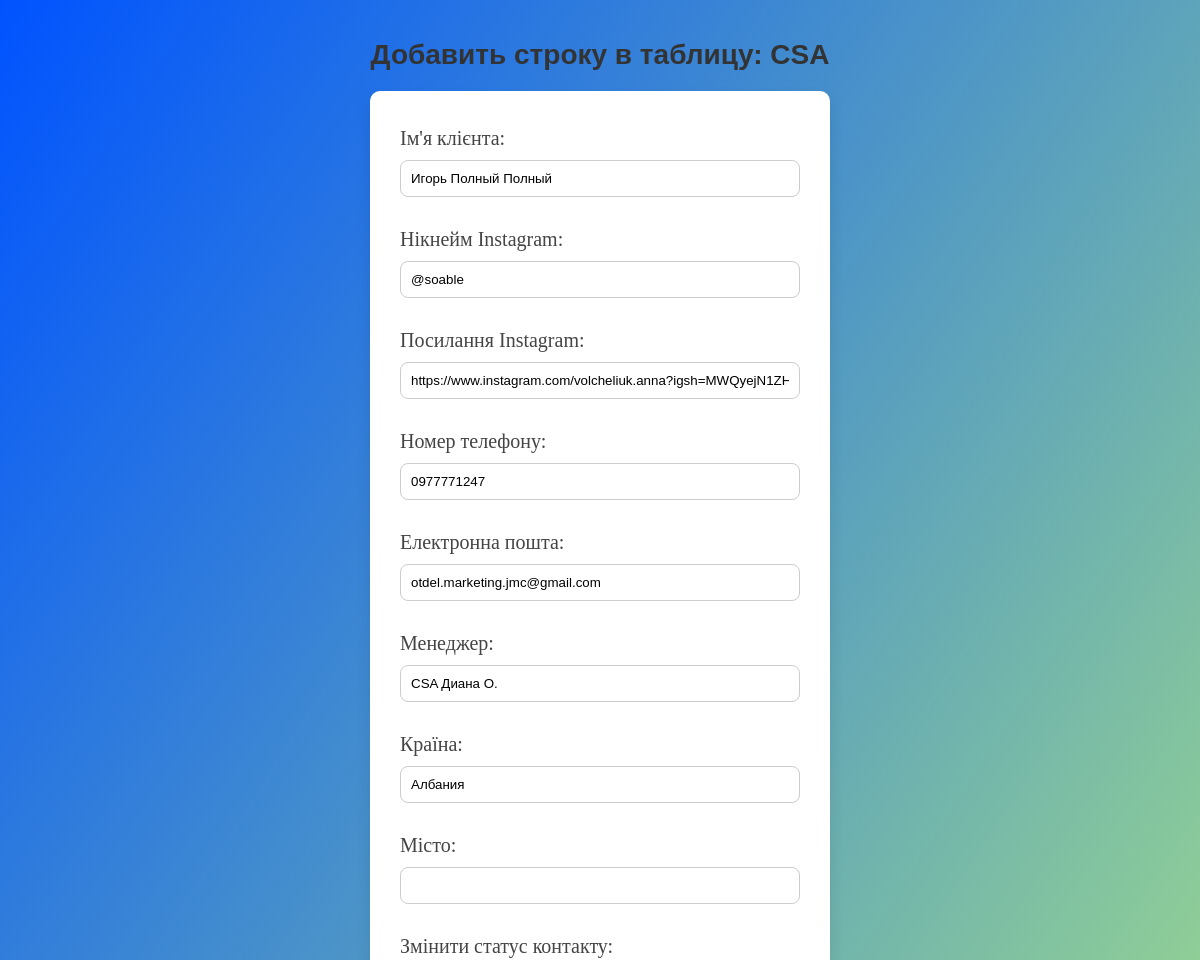
Before: /clients/tables/41/edit/25748/ (signed in, upper part) with the older database file.
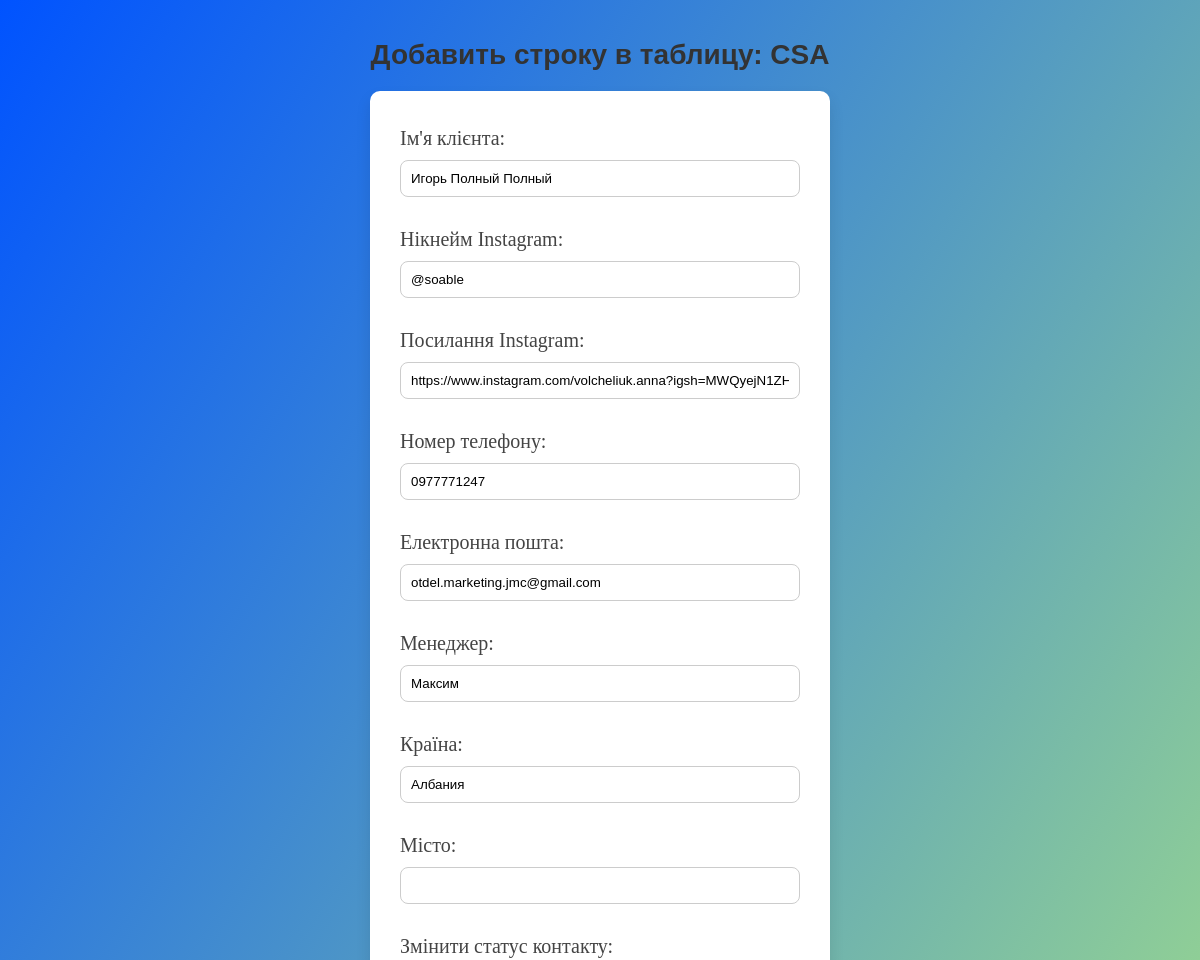
After: the same page with the newer database file.
### clients/models.py (models this page shows, shortened)
class CustomRow(models.Model):
    STATUS_CHOICES = [
        ('lead', 'Лид'),
        ('client', 'Клиент'),
        ('customer', 'Заказчик'),
    ]
    CONTACT_CHOICES = [
        ('contact_1', 'Контакт 1'),
        ('contact_2', 'Контакт 2'),
        ('contact_3', 'Контакт 3'),
        ('contact_4', 'Контакт 4'),
    ]
    PRIORITY_CHOICES = [
        ('low', 'Низкий'),
        ('medium', 'Средний'),
        ('high', 'Высокий'),
    ]
    status = models.CharField(
        max_length=50,
        choices=STATUS_CHOICES,
        default='lead',
        blank=True,
        null=True
    )
    contact = models.CharField(
        max_length=10,
        choices=CONTACT_CHOICES,
        blank=True,
        null=True
    )
    priority = models.CharField(
        max_length=12,
        choices=PRIORITY_CHOICES,
        default='low',
        blank=True,
        null=True
    )
    change_status_contact = models.CharField(
    max_length=10,
    choices=CONTACT_CHOICES,  # 👈 Добавляем `choices`
    blank=True,
    null=True
    )
    table = models.ForeignKey(CustomTable, on_delete=models.CASCADE, related_name="rows", null=False, blank=False)
    name = models.CharField(max_length=255,blank=True, null=True)  # Имя клиента
    instagram_username = models.CharField(max_length=40, blank=True, null=True)  # Никнейм Instagram
    instagram_link = models.URLField(blank=True, null=True)  # Ссылка Instagram
    phone_number = models.CharField(max_length=20, blank=True, null=True)  # Номер телефона
    email = models.EmailField(max_length=255, blank=True, null=True, verbose_name='Електронна пошта')
    manager = models.CharField(max_length=255,blank=True, null=True)  # Менеджер (обязательное)
    country = models.CharField(max_length=255, blank=True, null=True)  # Поле страны
    city = models.CharField(max_length=255, blank=True, null=True)  # Поле города
    status = models.CharField(max_length=50, blank=True, null=True, choices=[
        ('lead', 'Лид'),
        ('client', 'Клиент'),
        ('customer', 'Заказчик')
    ], default='lead')
    deal_amount = models.DecimalField(max_digits=10, decimal_places=2, blank=True, null=True)
    deal_amount_currency = models.CharField(max_length=3, choices=[('UAH', 'UAH'), ('USD', 'USD'), ('EUR', 'EUR')], default='UAH')
    paid_amount = models.DecimalField(max_digits=10, decimal_places=2, blank=True, null=True)
    paid_amount_currency = models.CharField(max_length=3, choices=[('UAH', 'UAH'), ('USD', 'USD'), ('EUR', 'EUR')], default='UAH')
    expected_profit = models.DecimalField(max_digits=10, decimal_places=2, blank=True, null=True)
    expected_profit_currency = models.CharField(max_length=3, choices=[('UAH', 'UAH'), ('USD', 'USD'), ('EUR', 'EUR')], default='UAH')
    contact = models.CharField(max_length=10, blank=True, null=True, choices=[
        ('contact_1', 'Контакт 1'),
        ('contact_2', 'Контакт 2'),
        ('contact_3', 'Контакт 3'),
        ('contact_4', 'Контакт 4'),
    ])
    change_status_contact = models.CharField(max_length=10, blank=True, null=True, choices=[
        ('contact_1', 'Контакт 1'),
        ('contact_2', 'Контакт 2'),
        ('contact_3', 'Контакт 3'),
        ('contact_4', 'Контакт 4'),
    ])
    priority = models.CharField(
        max_length=12,
        choices=[
            ('low', 'Низький'),
            ('medium', 'Середній'),
            ('high', 'Високий'),
        ],
        default='low',  # Значение по умолчанию
        verbose_name='Пріоритет'
    )
    record_date = models.DateTimeField(blank=True, null=True)  # Дата записи
    due_date = models.DateTimeField(blank=True, null=True)  # Срок выполнения
    inquiry_date = models.DateTimeField(blank=True, null=True)  # Дата обращения
    additional_data = models.JSONField(default=dict, blank=True)  # Для хранения уникальных данных
    last_updated = models.DateTimeField(auto_now=True)  # Последнее изменение
    updated_by = models.ManyToManyField(
    User,
    blank=True,
    related_name='updated_rows',
    verbose_name="Змінено користувачем"
    )
    manually_updated = models.BooleanField(
        default=False,
        verbose_name="Ручное изменение"
    )

### clients/views.py (the view)
# urls.py: path('tables/<int:table_id>/edit/<int:row_id>/', views.edit_row, name='edit_row'),  # Редактировать строку
@login_required
def edit_row(request, table_id, row_id):
    table = get_object_or_404(CustomTable, id=table_id)
    row = get_object_or_404(CustomRow, id=row_id, table=table)
    if request.method == "POST":
        if not request.user.is_authenticated:
            raise PermissionDenied("Вы должны быть авторизованы для выполнения этого действия.")
        form = CustomRowForm(request.POST, table=table, instance=row, user=request.user)
        if form.is_valid():
            row = form.save(commit=False, user=request.user) # Сохраняем объект без коммита
            row.save()  # Сохраняем строку в базе данных
            return redirect('custom_row_list', table_id=table.id)
        else:
            print("Ошибки формы:", form.errors)
            print("Form errors:", form.errors)
    else:
        form = CustomRowForm(table=table, instance=row, user=request.user)
    return render(
        request,
        'clients/custom_row_form.html',
        {'form': form, 'table': table, 'row': row}
    )

### clients/templates/clients/custom_row_form.html (shortened to what this page needs)
{% load static %}
<!DOCTYPE html>
<html lang="uk">
<head>
    <link rel="stylesheet" href="{% static 'css/tableform.css' %}">
</head>
<body>
    <h1>Добавить строку в таблицу: {{ table.name }}</h1>
    <form method="POST" class="table-form">
        {% for field in form %}
            {% if field.name != "manually_updated" and field.name != "last_updated" and field.name != "updated_by" and field.name != "record_date" and field.name != "due_date" and field.name != "inquiry_date" and field.name != "deal_amount" and field.name != "deal_amount_currency" and field.name != "paid_amount" and field.name != "paid_amount_currency" and field.name != "expected_profit" and field.name != "expected_profit_currency" and field.name != "change_status_contact" and field.name != "status" and field.name != "contact" and field.name != "priority" %}
                <p>
                    {{ field.label_tag }}
                    {{ field }}
                </p>
            {% endif %}
        {% endfor %}
                 <p>
                    {{ form.change_status_contact.label_tag }}
                </p>
    </form>
</body>
</html>

Changed rows visible on the page:
changed CustomRow "Игорь Полный Полный": manager "CSA Диана О." → "Максим"
